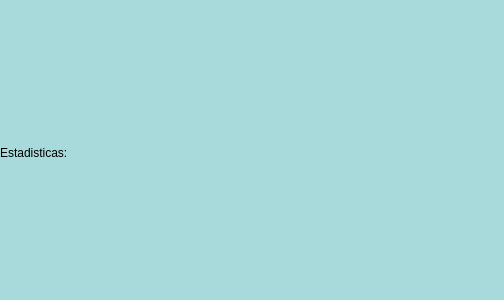
<?xml version="1.0" encoding="UTF-8"?>
<ui version="4.0">
 <class>VistaHabitos</class>
 <widget class="QWidget" name="VistaHabitos">
  <property name="geometry">
   <rect>
    <x>0</x>
    <y>0</y>
    <width>504</width>
    <height>300</height>
   </rect>
  </property>
  <property name="palette">
   <palette>
    <active>
     <colorrole role="WindowText">
      <brush brushstyle="SolidPattern">
       <color alpha="255">
        <red>0</red>
        <green>0</green>
        <blue>0</blue>
       </color>
      </brush>
     </colorrole>
     <colorrole role="Button">
      <brush brushstyle="SolidPattern">
       <color alpha="255">
        <red>168</red>
        <green>218</green>
        <blue>220</blue>
       </color>
      </brush>
     </colorrole>
     <colorrole role="Light">
      <brush brushstyle="SolidPattern">
       <color alpha="255">
        <red>255</red>
        <green>255</green>
        <blue>255</blue>
       </color>
      </brush>
     </colorrole>
     <colorrole role="Midlight">
      <brush brushstyle="SolidPattern">
       <color alpha="255">
        <red>211</red>
        <green>236</green>
        <blue>237</blue>
       </color>
      </brush>
     </colorrole>
     <colorrole role="Dark">
      <brush brushstyle="SolidPattern">
       <color alpha="255">
        <red>84</red>
        <green>109</green>
        <blue>110</blue>
       </color>
      </brush>
     </colorrole>
     <colorrole role="Mid">
      <brush brushstyle="SolidPattern">
       <color alpha="255">
        <red>112</red>
        <green>145</green>
        <blue>147</blue>
       </color>
      </brush>
     </colorrole>
     <colorrole role="Text">
      <brush brushstyle="SolidPattern">
       <color alpha="255">
        <red>0</red>
        <green>0</green>
        <blue>0</blue>
       </color>
      </brush>
     </colorrole>
     <colorrole role="BrightText">
      <brush brushstyle="SolidPattern">
       <color alpha="255">
        <red>255</red>
        <green>255</green>
        <blue>255</blue>
       </color>
      </brush>
     </colorrole>
     <colorrole role="ButtonText">
      <brush brushstyle="SolidPattern">
       <color alpha="255">
        <red>0</red>
        <green>0</green>
        <blue>0</blue>
       </color>
      </brush>
     </colorrole>
     <colorrole role="Base">
      <brush brushstyle="SolidPattern">
       <color alpha="255">
        <red>168</red>
        <green>218</green>
        <blue>220</blue>
       </color>
      </brush>
     </colorrole>
     <colorrole role="Window">
      <brush brushstyle="SolidPattern">
       <color alpha="255">
        <red>168</red>
        <green>218</green>
        <blue>220</blue>
       </color>
      </brush>
     </colorrole>
     <colorrole role="Shadow">
      <brush brushstyle="SolidPattern">
       <color alpha="255">
        <red>0</red>
        <green>0</green>
        <blue>0</blue>
       </color>
      </brush>
     </colorrole>
     <colorrole role="AlternateBase">
      <brush brushstyle="SolidPattern">
       <color alpha="255">
        <red>211</red>
        <green>236</green>
        <blue>237</blue>
       </color>
      </brush>
     </colorrole>
     <colorrole role="ToolTipBase">
      <brush brushstyle="SolidPattern">
       <color alpha="255">
        <red>255</red>
        <green>255</green>
        <blue>220</blue>
       </color>
      </brush>
     </colorrole>
     <colorrole role="ToolTipText">
      <brush brushstyle="SolidPattern">
       <color alpha="255">
        <red>0</red>
        <green>0</green>
        <blue>0</blue>
       </color>
      </brush>
     </colorrole>
     <colorrole role="PlaceholderText">
      <brush brushstyle="SolidPattern">
       <color alpha="128">
        <red>0</red>
        <green>0</green>
        <blue>0</blue>
       </color>
      </brush>
     </colorrole>
    </active>
    <inactive>
     <colorrole role="WindowText">
      <brush brushstyle="SolidPattern">
       <color alpha="255">
        <red>0</red>
        <green>0</green>
        <blue>0</blue>
       </color>
      </brush>
     </colorrole>
     <colorrole role="Button">
      <brush brushstyle="SolidPattern">
       <color alpha="255">
        <red>168</red>
        <green>218</green>
        <blue>220</blue>
       </color>
      </brush>
     </colorrole>
     <colorrole role="Light">
      <brush brushstyle="SolidPattern">
       <color alpha="255">
        <red>255</red>
        <green>255</green>
        <blue>255</blue>
       </color>
      </brush>
     </colorrole>
     <colorrole role="Midlight">
      <brush brushstyle="SolidPattern">
       <color alpha="255">
        <red>211</red>
        <green>236</green>
        <blue>237</blue>
       </color>
      </brush>
     </colorrole>
     <colorrole role="Dark">
      <brush brushstyle="SolidPattern">
       <color alpha="255">
        <red>84</red>
        <green>109</green>
        <blue>110</blue>
       </color>
      </brush>
     </colorrole>
     <colorrole role="Mid">
      <brush brushstyle="SolidPattern">
       <color alpha="255">
        <red>112</red>
        <green>145</green>
        <blue>147</blue>
       </color>
      </brush>
     </colorrole>
     <colorrole role="Text">
      <brush brushstyle="SolidPattern">
       <color alpha="255">
        <red>0</red>
        <green>0</green>
        <blue>0</blue>
       </color>
      </brush>
     </colorrole>
     <colorrole role="BrightText">
      <brush brushstyle="SolidPattern">
       <color alpha="255">
        <red>255</red>
        <green>255</green>
        <blue>255</blue>
       </color>
      </brush>
     </colorrole>
     <colorrole role="ButtonText">
      <brush brushstyle="SolidPattern">
       <color alpha="255">
        <red>0</red>
        <green>0</green>
        <blue>0</blue>
       </color>
      </brush>
     </colorrole>
     <colorrole role="Base">
      <brush brushstyle="SolidPattern">
       <color alpha="255">
        <red>168</red>
        <green>218</green>
        <blue>220</blue>
       </color>
      </brush>
     </colorrole>
     <colorrole role="Window">
      <brush brushstyle="SolidPattern">
       <color alpha="255">
        <red>168</red>
        <green>218</green>
        <blue>220</blue>
       </color>
      </brush>
     </colorrole>
     <colorrole role="Shadow">
      <brush brushstyle="SolidPattern">
       <color alpha="255">
        <red>0</red>
        <green>0</green>
        <blue>0</blue>
       </color>
      </brush>
     </colorrole>
     <colorrole role="AlternateBase">
      <brush brushstyle="SolidPattern">
       <color alpha="255">
        <red>211</red>
        <green>236</green>
        <blue>237</blue>
       </color>
      </brush>
     </colorrole>
     <colorrole role="ToolTipBase">
      <brush brushstyle="SolidPattern">
       <color alpha="255">
        <red>255</red>
        <green>255</green>
        <blue>220</blue>
       </color>
      </brush>
     </colorrole>
     <colorrole role="ToolTipText">
      <brush brushstyle="SolidPattern">
       <color alpha="255">
        <red>0</red>
        <green>0</green>
        <blue>0</blue>
       </color>
      </brush>
     </colorrole>
     <colorrole role="PlaceholderText">
      <brush brushstyle="SolidPattern">
       <color alpha="128">
        <red>0</red>
        <green>0</green>
        <blue>0</blue>
       </color>
      </brush>
     </colorrole>
    </inactive>
    <disabled>
     <colorrole role="WindowText">
      <brush brushstyle="SolidPattern">
       <color alpha="255">
        <red>84</red>
        <green>109</green>
        <blue>110</blue>
       </color>
      </brush>
     </colorrole>
     <colorrole role="Button">
      <brush brushstyle="SolidPattern">
       <color alpha="255">
        <red>168</red>
        <green>218</green>
        <blue>220</blue>
       </color>
      </brush>
     </colorrole>
     <colorrole role="Light">
      <brush brushstyle="SolidPattern">
       <color alpha="255">
        <red>255</red>
        <green>255</green>
        <blue>255</blue>
       </color>
      </brush>
     </colorrole>
     <colorrole role="Midlight">
      <brush brushstyle="SolidPattern">
       <color alpha="255">
        <red>211</red>
        <green>236</green>
        <blue>237</blue>
       </color>
      </brush>
     </colorrole>
     <colorrole role="Dark">
      <brush brushstyle="SolidPattern">
       <color alpha="255">
        <red>84</red>
        <green>109</green>
        <blue>110</blue>
       </color>
      </brush>
     </colorrole>
     <colorrole role="Mid">
      <brush brushstyle="SolidPattern">
       <color alpha="255">
        <red>112</red>
        <green>145</green>
        <blue>147</blue>
       </color>
      </brush>
     </colorrole>
     <colorrole role="Text">
      <brush brushstyle="SolidPattern">
       <color alpha="255">
        <red>84</red>
        <green>109</green>
        <blue>110</blue>
       </color>
      </brush>
     </colorrole>
     <colorrole role="BrightText">
      <brush brushstyle="SolidPattern">
       <color alpha="255">
        <red>255</red>
        <green>255</green>
        <blue>255</blue>
       </color>
      </brush>
     </colorrole>
     <colorrole role="ButtonText">
      <brush brushstyle="SolidPattern">
       <color alpha="255">
        <red>84</red>
        <green>109</green>
        <blue>110</blue>
       </color>
      </brush>
     </colorrole>
     <colorrole role="Base">
      <brush brushstyle="SolidPattern">
       <color alpha="255">
        <red>168</red>
        <green>218</green>
        <blue>220</blue>
       </color>
      </brush>
     </colorrole>
     <colorrole role="Window">
      <brush brushstyle="SolidPattern">
       <color alpha="255">
        <red>168</red>
        <green>218</green>
        <blue>220</blue>
       </color>
      </brush>
     </colorrole>
     <colorrole role="Shadow">
      <brush brushstyle="SolidPattern">
       <color alpha="255">
        <red>0</red>
        <green>0</green>
        <blue>0</blue>
       </color>
      </brush>
     </colorrole>
     <colorrole role="AlternateBase">
      <brush brushstyle="SolidPattern">
       <color alpha="255">
        <red>168</red>
        <green>218</green>
        <blue>220</blue>
       </color>
      </brush>
     </colorrole>
     <colorrole role="ToolTipBase">
      <brush brushstyle="SolidPattern">
       <color alpha="255">
        <red>255</red>
        <green>255</green>
        <blue>220</blue>
       </color>
      </brush>
     </colorrole>
     <colorrole role="ToolTipText">
      <brush brushstyle="SolidPattern">
       <color alpha="255">
        <red>0</red>
        <green>0</green>
        <blue>0</blue>
       </color>
      </brush>
     </colorrole>
     <colorrole role="PlaceholderText">
      <brush brushstyle="SolidPattern">
       <color alpha="128">
        <red>0</red>
        <green>0</green>
        <blue>0</blue>
       </color>
      </brush>
     </colorrole>
    </disabled>
   </palette>
  </property>
  <property name="windowTitle">
   <string>Form</string>
  </property>
  <property name="styleSheet">
   <string notr="true">background-color: rgb(168, 218, 220);</string>
  </property>
  <layout class="QGridLayout" name="gridLayout">
   <property name="leftMargin">
    <number>0</number>
   </property>
   <property name="topMargin">
    <number>6</number>
   </property>
   <property name="rightMargin">
    <number>0</number>
   </property>
   <property name="bottomMargin">
    <number>0</number>
   </property>
   <property name="spacing">
    <number>0</number>
   </property>
   <item row="0" column="0">
    <layout class="QVBoxLayout" name="Layout_stats">
     <item>
      <widget class="QLabel" name="label">
       <property name="styleSheet">
        <string notr="true">background-color: rgb(168, 218, 220);
gridline-color: rgb(168, 218, 220);
border-color: rgb(168, 218, 220);</string>
       </property>
       <property name="text">
        <string>Estadisticas:</string>
       </property>
      </widget>
     </item>
    </layout>
   </item>
   <item row="2" column="0">
    <layout class="QVBoxLayout" name="Layout_graf1"/>
   </item>
   <item row="2" column="1">
    <layout class="QVBoxLayout" name="Layout_graf2"/>
   </item>
   <item row="0" column="1">
    <layout class="QHBoxLayout" name="horizontalLayout_graf3">
     <property name="spacing">
      <number>0</number>
     </property>
     <item>
      <layout class="QVBoxLayout" name="Layout_graf3_1">
       <property name="spacing">
        <number>0</number>
       </property>
      </layout>
     </item>
     <item>
      <layout class="QVBoxLayout" name="Layout_graf3_2">
       <property name="spacing">
        <number>0</number>
       </property>
      </layout>
     </item>
    </layout>
   </item>
  </layout>
 </widget>
 <resources/>
 <connections/>
</ui>
